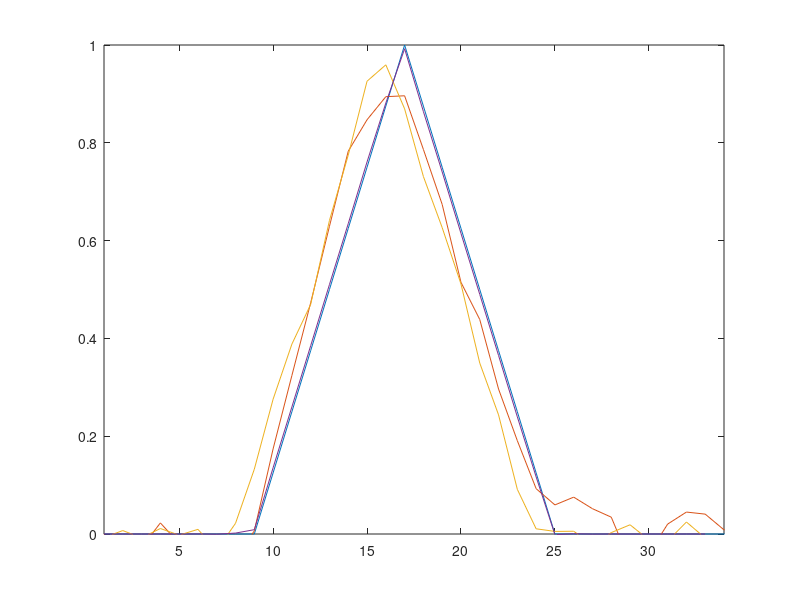

This chart was generated by the following MATLAB code:
clear all
c=1;
dt=0.08;
dx=1;
u(2:10,1)=0;
u(26:35,1)=0;
for x=10:18
    u(x,1)=x/8-10/8;
end
for x=18:26
    u(x,1)=-x/8+26/8;
end
u0=u;
u2=u;
for x=1:33
    f(x)=1/x;
end
for t=1:32
    for x=1:33
        if (x-t>0)
            u(x,t+1)=u(x-t,1);
        else
            u(x,t+1)=u(x-t+33,1);
        end
    end
end

for t=1:33
    plot(u(:,t))
    ylim([0 1]);
    xlim([0 35]);
    pause(0.1)
    
end

% 2nd order centered space differecting
t=1
for x=2:34
%         u2(x,t+1)=dt/2/dx*(u2(x+1,t) -2*u2(x,t) + u2(x-1,t)) +u2(x,t);
%         if (x==2)
%             u2(x,t+1)=dt/dx*(u2(3,t) -u2(34,t)) +u2(2,t-1);
%         elseif(x==34)
%             u2(x,t+1)=dt/dx*(u2(2,t) -u2(33,t)) +u2(34,t-1);
%         else
%             u2(x,t+1)=dt/dx*(u2(x+1,t) -u2(x-1,t)) +u2(x,t-1);
%         end     
        if (x==2)
            u2(x,t+1)=-dt/dx*(u2(x+1,t) -u2(2,t)) +u2(2,t);
        elseif(x==34)
            u2(x,t+1)=-dt/dx*(u2(2,t) -u2(34,t)) +u2(34,t);
        else
            u2(x,t+1)=-dt/dx*(u2(x+1,t) -u2(x,t)) +u2(x,t);
        end
    end
for t=2:400
    for x=2:34
%         u2(x,t+1)=dt/2/dx*(u2(x+1,t) -2*u2(x,t) + u2(x-1,t)) +u2(x,t);
        if (x==2)
            u2(x,t+1)=-dt/dx*(u2(3,t) -u2(34,t)) +u2(2,t-1);
        elseif(x==34)
            u2(x,t+1)=-dt/dx*(u2(2,t) -u2(33,t)) +u2(34,t-1);
        else
            u2(x,t+1)=-dt/dx*(u2(x+1,t) -u2(x-1,t)) +u2(x,t-1);
        end     
%         if (x==2)
%             u2(x,t+1)=dt/dx*(u2(x+1,t) -u2(2,t)) +u2(2,t);
%         elseif(x==34)
%             u2(x,t+1)=dt/dx*(u2(2,t) -u2(34,t)) +u2(34,t);
%         else
%             u2(x,t+1)=dt/dx*(u2(x+1,t) -u2(x,t)) +u2(x,t);
%         end
    end
end

% for t=1:40
%     plot(u2(:,t))
%     ylim([0 1]);
%     xlim([1 34]);
%     pause(0.1)
% end
hold on
plot(u2(:,400))
ylim([0 1]);
xlim([1 34]);



 %FE Method
  %A matrix
  A = zeros(33);
  for i = 1:33
      if i == 1
          A(i,i) = 4;
          A(i,2) =1;
          A(i,33) = 1; %%%%%%%%%%%%
      elseif i ==33
          A(i,i) = 4;
          A(i,1) = 1; %%%%%%%%%%%%
          A(i,32) = 1;
      else
          A(i,i) = 4;
          A(i,i-1) = 1;
          A(i,i+1) = 1;
      end
  end
  inv_A = inv(A);
  
  
     %B matrix
   B = zeros(33);
   for i = 1:33
        if i ==1
            B(i,i+1) = 1;
            B(i,33) =-1;   %%%%%%%
        elseif i==33
            B(i,1) = 1;   %%%%%%%%%%
            B(i,32) = -1;
        else
            B(i,i+1) = 1;
            B(i,i-1) = -1;
        end
   end
   AB = inv_A * B;
  %cal 
u_fem(:,1)=u0(2:34,:);
u_fem(:,2)=u2(2:34,2);
for i = 2 : 400
       u_fem(:,i+1) = u_fem(:,i-1) - 6*dt * AB * u_fem(:,i); 
end
plot(u_fem(:,400))
ylim([0 1]);
xlim([1 34]);

%3) spectral method

 %make initial condition
 C = zeros(33,33);D = zeros(33,400);
for i = 1 : 33
    b = [];c=[];
    for j = 1 : 16
        a = [1];
        b = [b cos(2*j*pi/32* (i-1))];
        c = [c sin(2*j*pi/32 * (i-1))];
    end
    C(i,:) = [a b c] ;
end

 u_spe = zeros(33,400) ;
 u_spe(:,1)=u0(2:34,:);
u_spe(:,2)=u2(2:34,2);

for i = 1:2 
    D(:,i) = inv(C) * u_spe(:,i);
end

for i = 2: 399
    D(1,i) =D(1); 
    for j = 1 : 16
        x = j+1 ;
        D(x,i+1) = (2-(dt)^2 *(2*j*pi/32)^2)*D(x,i) -D(x,i-1);
        x = j+17;
        D(x,i+1) = (2-(dt)^2 *(2*j*pi/32)^2)*D(x,i) -D(x,i-1);
    end
end

u_spe = C * D ;
 u_spe(:,1)=u0(2:34,:);
u_spe(:,2)=u2(2:34,2);

% figure;
plot(u_spe(:,400)+0.25)
ylim([0 1]);
xlim([1 34]);

u22 = sum(u(:,1).*u(:,1))/2;
u222 = sum(u2(:,1).*u2(:,1))/2;
u_fem2 = sum(u_fem(:,1).*u_fem(:,1))/2;
u_spe2 = sum(u_spe(:,1).*u_spe(:,1))/2;